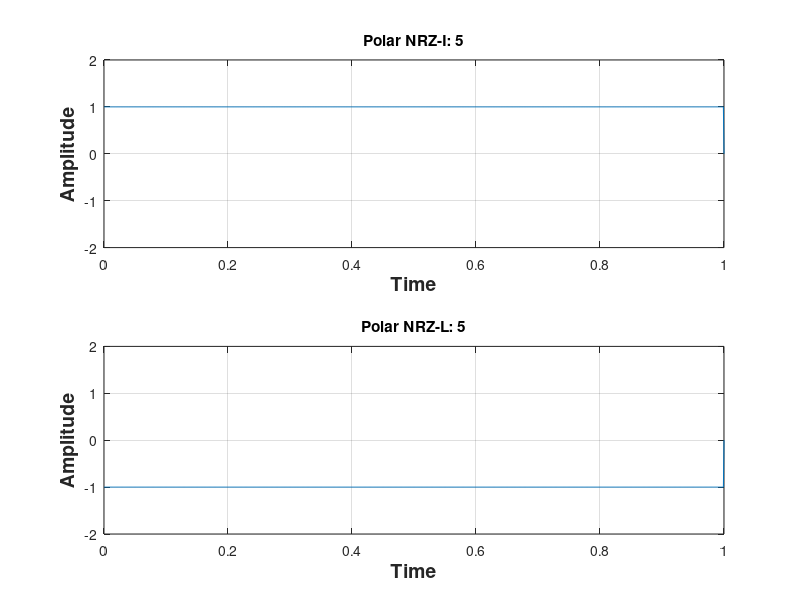

MATLAB code for this plot:
%NRZ_I 

clc;
clear all;
close all;        
bits = input('Enter bits'); %bits = [1 0 1 1 1 0 0 1];
bitrate=1; %bit per second
T=length(bits)/bitrate;
n=1000;
N=n*length(bits);   
dt=T/N;
t=0:dt:T;
x=[zeros(1,length(t))]; 
lastbit = 1; 
for i=1:length(bits)
  if bits(i)==1
    x((i-1)*n+1:i*n) = -lastbit;
    lastbit = -lastbit;
  else x((i-1)*n+1:i*n) = lastbit;
  end
end
subplot(2,1,1);
plot(t,x);
axis([0 t(end) -2 2]);
grid on;
counter = 0;
lastbit = 1;
for i = 1:length(t)
  if t(i)>counter
    counter = counter + 1;
    if x(i)~=lastbit
      result(counter) = 1;
      lastbit = -lastbit;
    else result(counter) = 0;
    end
  end
end
disp('NRZ-I Decoding:');
disp(result);
xlabel('Time', 'fontsize',14, 'fontWeight','bold');
ylabel('Amplitude', 'fontsize',14, 'fontWeight','bold');
title(['Polar NRZ-I: ' num2str(bits)]);


%NRZ_L

for i=1:length(bits)
  if bits(i)==1
    x((i-1)*n+1:i*n) = 1;
  else x((i-1)*n+1:i*n) = -1;
  end
end
subplot(2,1,2);
plot(t,x);
axis([0 t(end) -2 2]);
grid on;
counter = 0;
for i = 1:length(t)
  if t(i)>counter
    counter = counter + 1;
    if x(i)>0
      result(counter) = x(i);
    else result(counter) = 0;
    end
  end
end
disp('NRZ-L Decoding:');
disp(result);
xlabel('Time', 'fontsize',14, 'fontWeight','bold');
ylabel('Amplitude', 'fontsize',14, 'fontWeight','bold');
title(['Polar NRZ-L: ' num2str(bits)]);
